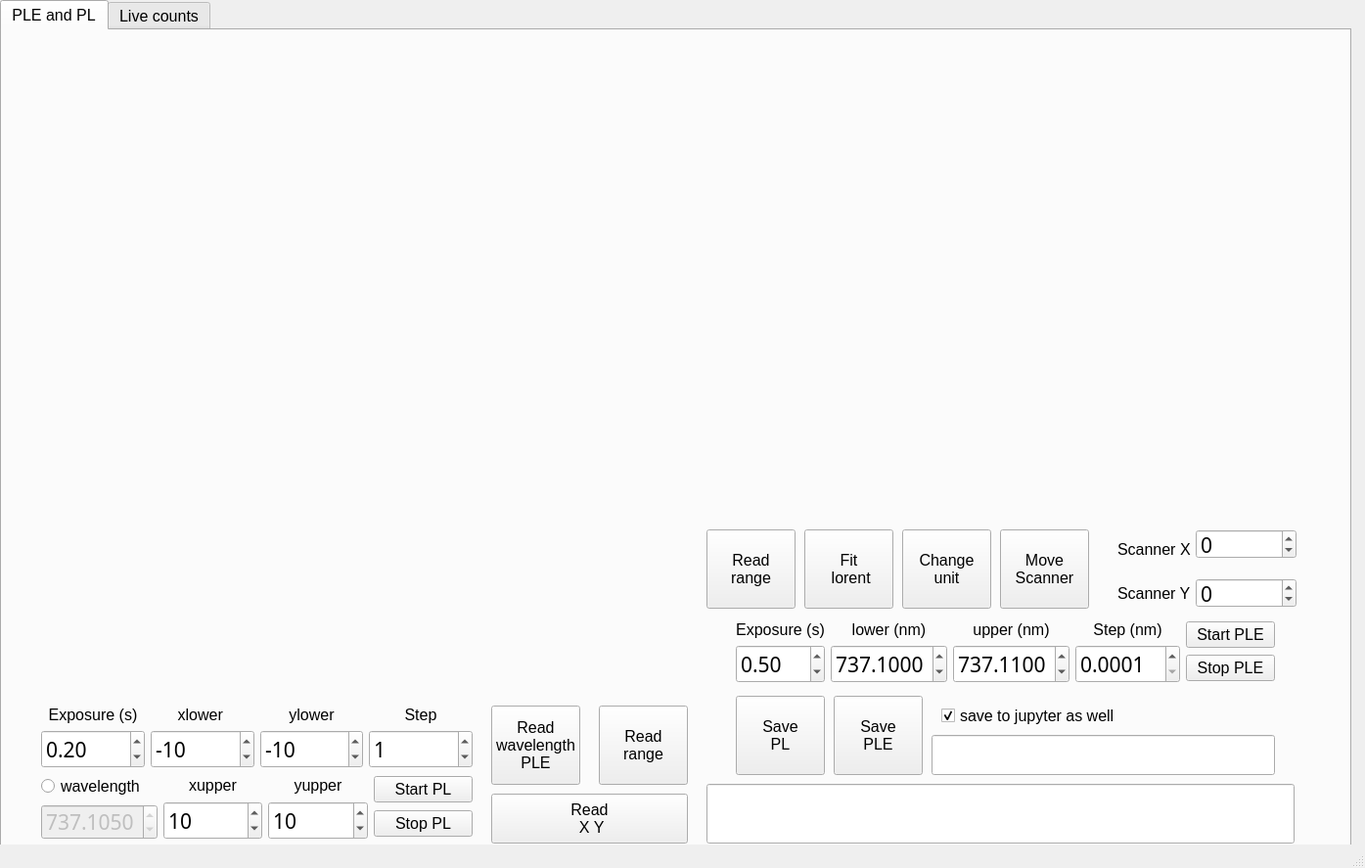
<?xml version="1.0" encoding="UTF-8"?>
<ui version="4.0">
 <class>MainWindow</class>
 <widget class="QMainWindow" name="MainWindow">
  <property name="geometry">
   <rect>
    <x>0</x>
    <y>0</y>
    <width>1395</width>
    <height>887</height>
   </rect>
  </property>
  <property name="font">
   <font>
    <family>Arial</family>
    <pointsize>12</pointsize>
   </font>
  </property>
  <property name="windowTitle">
   <string>ConfocalGUI Wanglab@UOregon</string>
  </property>
  <widget class="QWidget" name="centralwidget">
   <widget class="QTabWidget" name="tabWidget_2">
    <property name="enabled">
     <bool>true</bool>
    </property>
    <property name="geometry">
     <rect>
      <x>0</x>
      <y>0</y>
      <width>1381</width>
      <height>881</height>
     </rect>
    </property>
    <property name="currentIndex">
     <number>0</number>
    </property>
    <widget class="QWidget" name="tab">
     <attribute name="title">
      <string>PLE and PL</string>
     </attribute>
     <widget class="QWidget" name="widget_figure_PL" native="true">
      <property name="geometry">
       <rect>
        <x>10</x>
        <y>10</y>
        <width>701</width>
        <height>671</height>
       </rect>
      </property>
     </widget>
     <widget class="QWidget" name="verticalLayoutWidget_8">
      <property name="geometry">
       <rect>
        <x>40</x>
        <y>690</y>
        <width>441</width>
        <height>137</height>
       </rect>
      </property>
      <layout class="QVBoxLayout" name="verticalLayout_9">
       <item>
        <layout class="QHBoxLayout" name="horizontalLayout_6">
         <item>
          <layout class="QVBoxLayout" name="verticalLayout_10">
           <item>
            <widget class="QLabel" name="label_8">
             <property name="font">
              <font>
               <family>Arial</family>
               <pointsize>12</pointsize>
              </font>
             </property>
             <property name="text">
              <string>Exposure (s)</string>
             </property>
             <property name="alignment">
              <set>Qt::AlignCenter</set>
             </property>
            </widget>
           </item>
           <item>
            <widget class="QDoubleSpinBox" name="doubleSpinBox_exposure_PL">
             <property name="font">
              <font>
               <family>Linux Biolinum O</family>
               <pointsize>16</pointsize>
              </font>
             </property>
             <property name="minimum">
              <double>0.010000000000000</double>
             </property>
             <property name="singleStep">
              <double>0.010000000000000</double>
             </property>
             <property name="value">
              <double>0.200000000000000</double>
             </property>
            </widget>
           </item>
          </layout>
         </item>
         <item>
          <layout class="QVBoxLayout" name="verticalLayout_11">
           <item>
            <widget class="QLabel" name="label_9">
             <property name="font">
              <font>
               <family>Arial</family>
               <pointsize>12</pointsize>
              </font>
             </property>
             <property name="text">
              <string>xlower </string>
             </property>
             <property name="alignment">
              <set>Qt::AlignCenter</set>
             </property>
            </widget>
           </item>
           <item>
            <widget class="QDoubleSpinBox" name="doubleSpinBox_xl">
             <property name="font">
              <font>
               <family>Linux Biolinum O</family>
               <pointsize>16</pointsize>
              </font>
             </property>
             <property name="decimals">
              <number>0</number>
             </property>
             <property name="minimum">
              <double>-999.000000000000000</double>
             </property>
             <property name="maximum">
              <double>1000.000000000000000</double>
             </property>
             <property name="singleStep">
              <double>1.000000000000000</double>
             </property>
             <property name="value">
              <double>-10.000000000000000</double>
             </property>
            </widget>
           </item>
          </layout>
         </item>
         <item>
          <layout class="QVBoxLayout" name="verticalLayout_12">
           <item>
            <widget class="QLabel" name="label_10">
             <property name="font">
              <font>
               <family>Arial</family>
               <pointsize>12</pointsize>
              </font>
             </property>
             <property name="text">
              <string>ylower</string>
             </property>
             <property name="alignment">
              <set>Qt::AlignCenter</set>
             </property>
            </widget>
           </item>
           <item>
            <widget class="QDoubleSpinBox" name="doubleSpinBox_yl">
             <property name="font">
              <font>
               <family>Linux Biolinum O</family>
               <pointsize>16</pointsize>
              </font>
             </property>
             <property name="decimals">
              <number>0</number>
             </property>
             <property name="minimum">
              <double>-999.000000000000000</double>
             </property>
             <property name="maximum">
              <double>1000.000000000000000</double>
             </property>
             <property name="singleStep">
              <double>1.000000000000000</double>
             </property>
             <property name="value">
              <double>-10.000000000000000</double>
             </property>
            </widget>
           </item>
          </layout>
         </item>
         <item>
          <layout class="QVBoxLayout" name="verticalLayout_13">
           <item>
            <widget class="QLabel" name="label_11">
             <property name="font">
              <font>
               <family>Arial</family>
               <pointsize>12</pointsize>
              </font>
             </property>
             <property name="text">
              <string>Step</string>
             </property>
             <property name="alignment">
              <set>Qt::AlignCenter</set>
             </property>
            </widget>
           </item>
           <item>
            <widget class="QDoubleSpinBox" name="doubleSpinBox_step_PL">
             <property name="font">
              <font>
               <family>Linux Biolinum O</family>
               <pointsize>16</pointsize>
              </font>
             </property>
             <property name="decimals">
              <number>0</number>
             </property>
             <property name="minimum">
              <double>0.000000000000000</double>
             </property>
             <property name="singleStep">
              <double>1.000000000000000</double>
             </property>
             <property name="value">
              <double>1.000000000000000</double>
             </property>
            </widget>
           </item>
          </layout>
         </item>
        </layout>
       </item>
       <item>
        <layout class="QHBoxLayout" name="horizontalLayout_7">
         <item>
          <layout class="QVBoxLayout" name="verticalLayout_14">
           <item>
            <widget class="QRadioButton" name="radioButton_is_wavelength_PL">
             <property name="font">
              <font>
               <family>Arial</family>
               <pointsize>12</pointsize>
              </font>
             </property>
             <property name="text">
              <string>wavelength</string>
             </property>
            </widget>
           </item>
           <item>
            <widget class="QDoubleSpinBox" name="doubleSpinBox_wavelength_PL">
             <property name="enabled">
              <bool>false</bool>
             </property>
             <property name="font">
              <font>
               <family>Linux Biolinum O</family>
               <pointsize>16</pointsize>
              </font>
             </property>
             <property name="decimals">
              <number>4</number>
             </property>
             <property name="minimum">
              <double>0.100000000000000</double>
             </property>
             <property name="maximum">
              <double>999.990000000000009</double>
             </property>
             <property name="singleStep">
              <double>0.000100000000000</double>
             </property>
             <property name="value">
              <double>737.105000000000018</double>
             </property>
            </widget>
           </item>
          </layout>
         </item>
         <item>
          <layout class="QVBoxLayout" name="verticalLayout_15">
           <item>
            <widget class="QLabel" name="label_13">
             <property name="font">
              <font>
               <family>Arial</family>
               <pointsize>12</pointsize>
              </font>
             </property>
             <property name="text">
              <string>xupper</string>
             </property>
             <property name="alignment">
              <set>Qt::AlignCenter</set>
             </property>
            </widget>
           </item>
           <item>
            <widget class="QDoubleSpinBox" name="doubleSpinBox_xu">
             <property name="font">
              <font>
               <family>Linux Biolinum O</family>
               <pointsize>16</pointsize>
              </font>
             </property>
             <property name="decimals">
              <number>0</number>
             </property>
             <property name="minimum">
              <double>-1000.000000000000000</double>
             </property>
             <property name="maximum">
              <double>100000.000000000000000</double>
             </property>
             <property name="singleStep">
              <double>1.000000000000000</double>
             </property>
             <property name="value">
              <double>10.000000000000000</double>
             </property>
            </widget>
           </item>
          </layout>
         </item>
         <item>
          <layout class="QVBoxLayout" name="verticalLayout_16">
           <item>
            <widget class="QLabel" name="label_14">
             <property name="font">
              <font>
               <family>Arial</family>
               <pointsize>12</pointsize>
              </font>
             </property>
             <property name="text">
              <string>yupper</string>
             </property>
             <property name="alignment">
              <set>Qt::AlignCenter</set>
             </property>
            </widget>
           </item>
           <item>
            <widget class="QDoubleSpinBox" name="doubleSpinBox_yu">
             <property name="font">
              <font>
               <family>Linux Biolinum O</family>
               <pointsize>16</pointsize>
              </font>
             </property>
             <property name="decimals">
              <number>0</number>
             </property>
             <property name="minimum">
              <double>-1000.000000000000000</double>
             </property>
             <property name="maximum">
              <double>1000.000000000000000</double>
             </property>
             <property name="singleStep">
              <double>1.000000000000000</double>
             </property>
             <property name="value">
              <double>10.000000000000000</double>
             </property>
            </widget>
           </item>
          </layout>
         </item>
         <item>
          <layout class="QVBoxLayout" name="verticalLayout_20">
           <item>
            <widget class="QPushButton" name="pushButton_start_PL">
             <property name="font">
              <font>
               <family>Arial</family>
               <pointsize>12</pointsize>
              </font>
             </property>
             <property name="text">
              <string>Start PL</string>
             </property>
            </widget>
           </item>
           <item>
            <widget class="QPushButton" name="pushButton_stop_PL">
             <property name="font">
              <font>
               <family>Arial</family>
               <pointsize>12</pointsize>
              </font>
             </property>
             <property name="text">
              <string>Stop PL</string>
             </property>
            </widget>
           </item>
          </layout>
         </item>
        </layout>
       </item>
      </layout>
     </widget>
     <widget class="QWidget" name="widget_figure_PLE" native="true">
      <property name="geometry">
       <rect>
        <x>720</x>
        <y>10</y>
        <width>631</width>
        <height>491</height>
       </rect>
      </property>
     </widget>
     <widget class="QWidget" name="verticalLayoutWidget_7">
      <property name="geometry">
       <rect>
        <x>750</x>
        <y>600</y>
        <width>551</width>
        <height>71</height>
       </rect>
      </property>
      <layout class="QVBoxLayout" name="verticalLayout_8">
       <item>
        <layout class="QHBoxLayout" name="horizontalLayout">
         <item>
          <layout class="QVBoxLayout" name="verticalLayout">
           <item>
            <widget class="QLabel" name="label">
             <property name="font">
              <font>
               <family>Arial</family>
               <pointsize>12</pointsize>
              </font>
             </property>
             <property name="text">
              <string>Exposure (s)</string>
             </property>
             <property name="alignment">
              <set>Qt::AlignCenter</set>
             </property>
            </widget>
           </item>
           <item>
            <widget class="QDoubleSpinBox" name="doubleSpinBox_exposure_PLE">
             <property name="font">
              <font>
               <family>Linux Biolinum O</family>
               <pointsize>16</pointsize>
              </font>
             </property>
             <property name="minimum">
              <double>0.100000000000000</double>
             </property>
             <property name="singleStep">
              <double>0.100000000000000</double>
             </property>
             <property name="value">
              <double>0.500000000000000</double>
             </property>
            </widget>
           </item>
          </layout>
         </item>
         <item>
          <layout class="QVBoxLayout" name="verticalLayout_3">
           <item>
            <widget class="QLabel" name="label_2">
             <property name="font">
              <font>
               <family>Arial</family>
               <pointsize>12</pointsize>
              </font>
             </property>
             <property name="text">
              <string>lower (nm)</string>
             </property>
             <property name="alignment">
              <set>Qt::AlignCenter</set>
             </property>
            </widget>
           </item>
           <item>
            <widget class="QDoubleSpinBox" name="doubleSpinBox_wl">
             <property name="font">
              <font>
               <family>Linux Biolinum O</family>
               <pointsize>16</pointsize>
              </font>
             </property>
             <property name="decimals">
              <number>4</number>
             </property>
             <property name="minimum">
              <double>0.100000000000000</double>
             </property>
             <property name="maximum">
              <double>999.990000000000009</double>
             </property>
             <property name="singleStep">
              <double>0.000100000000000</double>
             </property>
             <property name="value">
              <double>737.100000000000023</double>
             </property>
            </widget>
           </item>
          </layout>
         </item>
         <item>
          <layout class="QVBoxLayout" name="verticalLayout_2">
           <item>
            <widget class="QLabel" name="label_3">
             <property name="font">
              <font>
               <family>Arial</family>
               <pointsize>12</pointsize>
              </font>
             </property>
             <property name="text">
              <string>upper (nm)</string>
             </property>
             <property name="alignment">
              <set>Qt::AlignCenter</set>
             </property>
            </widget>
           </item>
           <item>
            <widget class="QDoubleSpinBox" name="doubleSpinBox_wu">
             <property name="font">
              <font>
               <family>Linux Biolinum O</family>
               <pointsize>16</pointsize>
              </font>
             </property>
             <property name="decimals">
              <number>4</number>
             </property>
             <property name="minimum">
              <double>0.100000000000000</double>
             </property>
             <property name="maximum">
              <double>999.990000000000009</double>
             </property>
             <property name="singleStep">
              <double>0.000100000000000</double>
             </property>
             <property name="value">
              <double>737.110000000000014</double>
             </property>
            </widget>
           </item>
          </layout>
         </item>
         <item>
          <layout class="QVBoxLayout" name="verticalLayout_5">
           <item>
            <widget class="QLabel" name="label_4">
             <property name="font">
              <font>
               <family>Arial</family>
               <pointsize>12</pointsize>
              </font>
             </property>
             <property name="text">
              <string>Step (nm)</string>
             </property>
             <property name="alignment">
              <set>Qt::AlignCenter</set>
             </property>
            </widget>
           </item>
           <item>
            <widget class="QDoubleSpinBox" name="doubleSpinBox_step_PLE">
             <property name="font">
              <font>
               <family>Linux Biolinum O</family>
               <pointsize>16</pointsize>
              </font>
             </property>
             <property name="decimals">
              <number>4</number>
             </property>
             <property name="minimum">
              <double>0.000100000000000</double>
             </property>
             <property name="singleStep">
              <double>0.000100000000000</double>
             </property>
             <property name="value">
              <double>0.000100000000000</double>
             </property>
            </widget>
           </item>
          </layout>
         </item>
         <item>
          <layout class="QVBoxLayout" name="verticalLayout_4">
           <item>
            <widget class="QPushButton" name="pushButton_start_PLE">
             <property name="font">
              <font>
               <family>Arial</family>
               <pointsize>12</pointsize>
              </font>
             </property>
             <property name="text">
              <string>Start PLE</string>
             </property>
            </widget>
           </item>
           <item>
            <widget class="QPushButton" name="pushButton_stop_PLE">
             <property name="font">
              <font>
               <family>Arial</family>
               <pointsize>12</pointsize>
              </font>
             </property>
             <property name="text">
              <string>Stop PLE</string>
             </property>
            </widget>
           </item>
          </layout>
         </item>
        </layout>
       </item>
      </layout>
     </widget>
     <widget class="QPushButton" name="pushButton_wavelength_PL">
      <property name="geometry">
       <rect>
        <x>500</x>
        <y>690</y>
        <width>91</width>
        <height>81</height>
       </rect>
      </property>
      <property name="font">
       <font>
        <family>Arial</family>
        <pointsize>12</pointsize>
       </font>
      </property>
      <property name="text">
       <string>Read 
wavelength 
PLE</string>
      </property>
     </widget>
     <widget class="QPushButton" name="pushButton_range_PLE">
      <property name="geometry">
       <rect>
        <x>720</x>
        <y>510</y>
        <width>91</width>
        <height>81</height>
       </rect>
      </property>
      <property name="font">
       <font>
        <family>Arial</family>
        <pointsize>12</pointsize>
       </font>
      </property>
      <property name="text">
       <string>Read 
range</string>
      </property>
     </widget>
     <widget class="QPushButton" name="pushButton_range_PL">
      <property name="geometry">
       <rect>
        <x>610</x>
        <y>690</y>
        <width>91</width>
        <height>81</height>
       </rect>
      </property>
      <property name="font">
       <font>
        <family>Arial</family>
        <pointsize>12</pointsize>
       </font>
      </property>
      <property name="text">
       <string>Read 
range</string>
      </property>
     </widget>
     <widget class="QPushButton" name="pushButton_lorent">
      <property name="geometry">
       <rect>
        <x>820</x>
        <y>510</y>
        <width>91</width>
        <height>81</height>
       </rect>
      </property>
      <property name="font">
       <font>
        <family>Arial</family>
        <pointsize>12</pointsize>
       </font>
      </property>
      <property name="text">
       <string>Fit 
 lorent</string>
      </property>
     </widget>
     <widget class="QPushButton" name="pushButton_save_PL">
      <property name="geometry">
       <rect>
        <x>750</x>
        <y>680</y>
        <width>91</width>
        <height>81</height>
       </rect>
      </property>
      <property name="font">
       <font>
        <family>Arial</family>
        <pointsize>12</pointsize>
       </font>
      </property>
      <property name="text">
       <string>Save 
PL</string>
      </property>
     </widget>
     <widget class="QPushButton" name="pushButton_save_PLE">
      <property name="geometry">
       <rect>
        <x>850</x>
        <y>680</y>
        <width>91</width>
        <height>81</height>
       </rect>
      </property>
      <property name="font">
       <font>
        <family>Arial</family>
        <pointsize>12</pointsize>
       </font>
      </property>
      <property name="text">
       <string>Save 
PLE</string>
      </property>
     </widget>
     <widget class="QPushButton" name="pushButton_unit">
      <property name="geometry">
       <rect>
        <x>920</x>
        <y>510</y>
        <width>91</width>
        <height>81</height>
       </rect>
      </property>
      <property name="font">
       <font>
        <family>Arial</family>
        <pointsize>12</pointsize>
       </font>
      </property>
      <property name="text">
       <string>Change 
unit</string>
      </property>
     </widget>
     <widget class="QLineEdit" name="lineEdit_save">
      <property name="geometry">
       <rect>
        <x>950</x>
        <y>720</y>
        <width>351</width>
        <height>41</height>
       </rect>
      </property>
     </widget>
     <widget class="QLabel" name="label_5">
      <property name="geometry">
       <rect>
        <x>1140</x>
        <y>520</y>
        <width>81</width>
        <height>21</height>
       </rect>
      </property>
      <property name="text">
       <string>Scanner X</string>
      </property>
     </widget>
     <widget class="QLabel" name="label_6">
      <property name="geometry">
       <rect>
        <x>1140</x>
        <y>560</y>
        <width>81</width>
        <height>31</height>
       </rect>
      </property>
      <property name="text">
       <string>Scanner Y</string>
      </property>
     </widget>
     <widget class="QPushButton" name="pushButton_scanner">
      <property name="geometry">
       <rect>
        <x>1020</x>
        <y>510</y>
        <width>91</width>
        <height>81</height>
       </rect>
      </property>
      <property name="font">
       <font>
        <family>Arial</family>
        <pointsize>12</pointsize>
       </font>
      </property>
      <property name="text">
       <string>Move 
Scanner</string>
      </property>
     </widget>
     <widget class="QDoubleSpinBox" name="doubleSpinBox_X">
      <property name="geometry">
       <rect>
        <x>1220</x>
        <y>510</y>
        <width>103</width>
        <height>30</height>
       </rect>
      </property>
      <property name="font">
       <font>
        <family>Linux Biolinum O</family>
        <pointsize>16</pointsize>
       </font>
      </property>
      <property name="decimals">
       <number>0</number>
      </property>
      <property name="minimum">
       <double>-1000.000000000000000</double>
      </property>
      <property name="maximum">
       <double>100000.000000000000000</double>
      </property>
      <property name="singleStep">
       <double>1.000000000000000</double>
      </property>
      <property name="value">
       <double>0.000000000000000</double>
      </property>
     </widget>
     <widget class="QDoubleSpinBox" name="doubleSpinBox_Y">
      <property name="geometry">
       <rect>
        <x>1220</x>
        <y>560</y>
        <width>103</width>
        <height>30</height>
       </rect>
      </property>
      <property name="font">
       <font>
        <family>Linux Biolinum O</family>
        <pointsize>16</pointsize>
       </font>
      </property>
      <property name="decimals">
       <number>0</number>
      </property>
      <property name="minimum">
       <double>-1000.000000000000000</double>
      </property>
      <property name="maximum">
       <double>100000.000000000000000</double>
      </property>
      <property name="singleStep">
       <double>1.000000000000000</double>
      </property>
      <property name="value">
       <double>0.000000000000000</double>
      </property>
     </widget>
     <widget class="QPushButton" name="pushButton_XY">
      <property name="geometry">
       <rect>
        <x>500</x>
        <y>780</y>
        <width>201</width>
        <height>51</height>
       </rect>
      </property>
      <property name="font">
       <font>
        <family>Arial</family>
        <pointsize>12</pointsize>
       </font>
      </property>
      <property name="text">
       <string>Read 
 X Y</string>
      </property>
     </widget>
     <widget class="QLineEdit" name="lineEdit_print">
      <property name="geometry">
       <rect>
        <x>720</x>
        <y>770</y>
        <width>601</width>
        <height>61</height>
       </rect>
      </property>
     </widget>
     <widget class="QCheckBox" name="checkBox_log">
      <property name="geometry">
       <rect>
        <x>960</x>
        <y>680</y>
        <width>251</width>
        <height>41</height>
       </rect>
      </property>
      <property name="text">
       <string>save to jupyter as well</string>
      </property>
      <property name="checked">
       <bool>true</bool>
      </property>
     </widget>
    </widget>
    <widget class="QWidget" name="tab2">
     <attribute name="title">
      <string>Live counts</string>
     </attribute>
     <widget class="QWidget" name="widget_figure_Live" native="true">
      <property name="geometry">
       <rect>
        <x>20</x>
        <y>20</y>
        <width>561</width>
        <height>491</height>
       </rect>
      </property>
     </widget>
     <widget class="QWidget" name="verticalLayoutWidget_9">
      <property name="geometry">
       <rect>
        <x>20</x>
        <y>530</y>
        <width>551</width>
        <height>141</height>
       </rect>
      </property>
      <layout class="QVBoxLayout" name="verticalLayout_17">
       <item>
        <layout class="QHBoxLayout" name="horizontalLayout_8">
         <item>
          <layout class="QVBoxLayout" name="verticalLayout_18">
           <item>
            <widget class="QLabel" name="label_15">
             <property name="font">
              <font>
               <family>Arial</family>
               <pointsize>12</pointsize>
              </font>
             </property>
             <property name="text">
              <string>Exposure (s)</string>
             </property>
             <property name="alignment">
              <set>Qt::AlignCenter</set>
             </property>
            </widget>
           </item>
           <item>
            <widget class="QDoubleSpinBox" name="doubleSpinBox_exposure_Live">
             <property name="font">
              <font>
               <family>Arial</family>
               <pointsize>12</pointsize>
              </font>
             </property>
             <property name="minimum">
              <double>0.010000000000000</double>
             </property>
             <property name="singleStep">
              <double>0.010000000000000</double>
             </property>
             <property name="value">
              <double>0.100000000000000</double>
             </property>
            </widget>
           </item>
          </layout>
         </item>
         <item>
          <layout class="QVBoxLayout" name="verticalLayout_19">
           <item>
            <widget class="QLabel" name="label_16">
             <property name="font">
              <font>
               <family>Arial</family>
               <pointsize>12</pointsize>
              </font>
             </property>
             <property name="text">
              <string>Data points</string>
             </property>
             <property name="alignment">
              <set>Qt::AlignCenter</set>
             </property>
            </widget>
           </item>
           <item>
            <widget class="QDoubleSpinBox" name="doubleSpinBox_many">
             <property name="font">
              <font>
               <family>Arial</family>
               <pointsize>12</pointsize>
              </font>
             </property>
             <property name="decimals">
              <number>0</number>
             </property>
             <property name="minimum">
              <double>0.000000000000000</double>
             </property>
             <property name="maximum">
              <double>1000.000000000000000</double>
             </property>
             <property name="singleStep">
              <double>1.000000000000000</double>
             </property>
             <property name="value">
              <double>100.000000000000000</double>
             </property>
            </widget>
           </item>
          </layout>
         </item>
        </layout>
       </item>
       <item>
        <layout class="QHBoxLayout" name="horizontalLayout_9">
         <item>
          <layout class="QVBoxLayout" name="verticalLayout_24">
           <item>
            <widget class="QRadioButton" name="radioButton_is_wavelength_Live">
             <property name="font">
              <font>
               <family>Arial</family>
               <pointsize>12</pointsize>
              </font>
             </property>
             <property name="text">
              <string>wavelength</string>
             </property>
            </widget>
           </item>
           <item>
            <widget class="QDoubleSpinBox" name="doubleSpinBox_wavelength_Live">
             <property name="enabled">
              <bool>false</bool>
             </property>
             <property name="font">
              <font>
               <family>Arial</family>
               <pointsize>12</pointsize>
              </font>
             </property>
             <property name="decimals">
              <number>4</number>
             </property>
             <property name="minimum">
              <double>0.000000000000000</double>
             </property>
             <property name="maximum">
              <double>1000.000000000000000</double>
             </property>
             <property name="singleStep">
              <double>0.000100000000000</double>
             </property>
             <property name="value">
              <double>737.100000000000023</double>
             </property>
            </widget>
           </item>
          </layout>
         </item>
         <item>
          <layout class="QVBoxLayout" name="verticalLayout_6">
           <item>
            <widget class="QPushButton" name="pushButton_start_Live">
             <property name="font">
              <font>
               <family>Arial</family>
               <pointsize>12</pointsize>
              </font>
             </property>
             <property name="text">
              <string>Start live</string>
             </property>
            </widget>
           </item>
           <item>
            <widget class="QPushButton" name="pushButton_stop_Live">
             <property name="font">
              <font>
               <family>Arial</family>
               <pointsize>12</pointsize>
              </font>
             </property>
             <property name="text">
              <string>Stop live</string>
             </property>
            </widget>
           </item>
          </layout>
         </item>
        </layout>
       </item>
      </layout>
     </widget>
     <widget class="QLabel" name="label_17">
      <property name="geometry">
       <rect>
        <x>240</x>
        <y>690</y>
        <width>81</width>
        <height>21</height>
       </rect>
      </property>
      <property name="text">
       <string>Scanner X</string>
      </property>
     </widget>
     <widget class="QLabel" name="label_18">
      <property name="geometry">
       <rect>
        <x>240</x>
        <y>730</y>
        <width>81</width>
        <height>31</height>
       </rect>
      </property>
      <property name="text">
       <string>Scanner Y</string>
      </property>
     </widget>
     <widget class="QPushButton" name="pushButton_scanner_Live">
      <property name="geometry">
       <rect>
        <x>130</x>
        <y>680</y>
        <width>91</width>
        <height>81</height>
       </rect>
      </property>
      <property name="font">
       <font>
        <family>Arial</family>
        <pointsize>12</pointsize>
       </font>
      </property>
      <property name="text">
       <string>Move 
Scanner</string>
      </property>
     </widget>
     <widget class="QPushButton" name="pushButton_wavelength_Live">
      <property name="geometry">
       <rect>
        <x>20</x>
        <y>680</y>
        <width>91</width>
        <height>81</height>
       </rect>
      </property>
      <property name="font">
       <font>
        <family>Arial</family>
        <pointsize>12</pointsize>
       </font>
      </property>
      <property name="text">
       <string>Read 
wavelength 
PLE</string>
      </property>
     </widget>
     <widget class="QDoubleSpinBox" name="doubleSpinBox_X_Live">
      <property name="geometry">
       <rect>
        <x>340</x>
        <y>680</y>
        <width>103</width>
        <height>30</height>
       </rect>
      </property>
      <property name="font">
       <font>
        <family>Linux Biolinum O</family>
        <pointsize>16</pointsize>
       </font>
      </property>
      <property name="decimals">
       <number>0</number>
      </property>
      <property name="minimum">
       <double>-1000.000000000000000</double>
      </property>
      <property name="maximum">
       <double>100000.000000000000000</double>
      </property>
      <property name="singleStep">
       <double>1.000000000000000</double>
      </property>
      <property name="value">
       <double>0.000000000000000</double>
      </property>
     </widget>
     <widget class="QDoubleSpinBox" name="doubleSpinBox_Y_Live">
      <property name="geometry">
       <rect>
        <x>340</x>
        <y>730</y>
        <width>103</width>
        <height>30</height>
       </rect>
      </property>
      <property name="font">
       <font>
        <family>Linux Biolinum O</family>
        <pointsize>16</pointsize>
       </font>
      </property>
      <property name="decimals">
       <number>0</number>
      </property>
      <property name="minimum">
       <double>-1000.000000000000000</double>
      </property>
      <property name="maximum">
       <double>100000.000000000000000</double>
      </property>
      <property name="singleStep">
       <double>1.000000000000000</double>
      </property>
      <property name="value">
       <double>0.000000000000000</double>
      </property>
     </widget>
    </widget>
   </widget>
   <widget class="QWidget" name="layoutWidget">
    <property name="geometry">
     <rect>
      <x>0</x>
      <y>0</y>
      <width>2</width>
      <height>2</height>
     </rect>
    </property>
    <layout class="QHBoxLayout" name="horizontalLayout_4"/>
   </widget>
  </widget>
  <widget class="QStatusBar" name="statusbar"/>
 </widget>
 <resources/>
 <connections/>
</ui>
